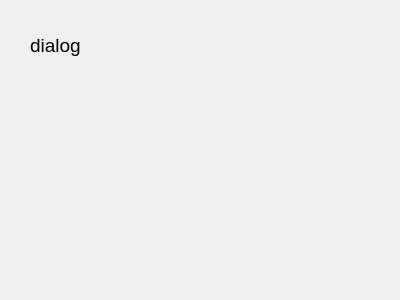
<?xml version="1.0" encoding="UTF-8"?>
<ui version="4.0">
 <class>Dialog</class>
 <widget class="QDialog" name="Dialog">
  <property name="geometry">
   <rect>
    <x>0</x>
    <y>0</y>
    <width>400</width>
    <height>300</height>
   </rect>
  </property>
  <property name="windowTitle">
   <string>Dialog</string>
  </property>
  <widget class="QLabel" name="label">
   <property name="geometry">
    <rect>
     <x>30</x>
     <y>20</y>
     <width>171</width>
     <height>51</height>
    </rect>
   </property>
   <property name="font">
    <font>
     <pointsize>14</pointsize>
    </font>
   </property>
   <property name="text">
    <string>dialog</string>
   </property>
  </widget>
 </widget>
 <resources/>
 <connections/>
</ui>
